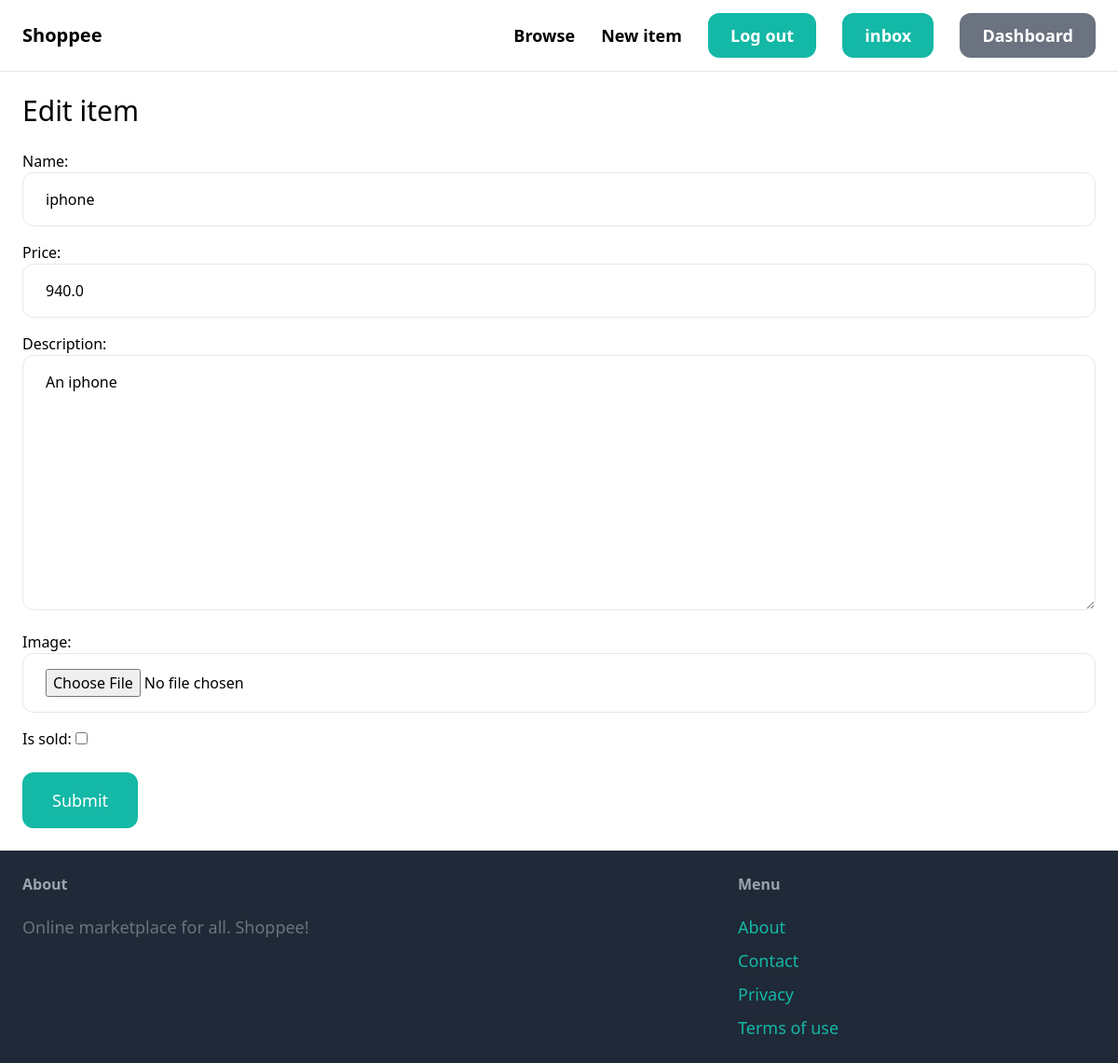
/items2/edit/ (signed in), run on the app's committed database.
### items/models.py (models this page shows, shortened)
class Item(models.Model):
    category = models.ForeignKey(Category, related_name='items', on_delete=models.CASCADE)
    image = models.ImageField(upload_to='item_pics', blank=True, null=True)
    name = models.CharField(max_length=255)
    description = models.TextField(blank=True, null=True)
    price = models.FloatField()
    is_sold = models.BooleanField(default=False)
    created_by = models.ForeignKey(User, related_name='items', on_delete=models.CASCADE)
    created_at = models.DateTimeField(auto_now_add=True)

### items/views.py (the view)
# urls.py: path('<int:pk>/edit/', views.edit, name='edit'),
@login_required
def edit(request, pk):
    item = get_object_or_404(Item, pk=pk, created_by=request.user)
    if request.method == 'POST':
        form = EditItemForm(request.POST, request.FILES, instance=item)
        if form.is_valid():
            form.save()
            return redirect('item:detail', pk=item.id)
    else:
        form = EditItemForm(instance=item)
    context = {
        'form': form,
        'title': 'Edit item'
    }
    return render(request, 'items/form.html', context)

### items/forms.py
class EditItemForm(forms.ModelForm):
    class Meta:
        model = Item
        fields = ['name', 'price', 'description', 'image', 'is_sold']
        widgets = {
            'name': forms.TextInput(attrs={
                'class': INPUT_CLASSES
            }),
            'description': forms.Textarea(attrs={
                'class': INPUT_CLASSES
            }),
            'price': forms.TextInput(attrs={
                'class': INPUT_CLASSES
            }),
            'image': forms.FileInput(attrs={
                'class': INPUT_CLASSES
            })
        }

### items/templates/items/form.html (shortened to what this page needs)
{% extends 'core/base.html' %}
{% block content %}
<h1 class="mb-6 text-3xl">{{ title }}</h1>
<form method="post" action="." enctype="multipart/form-data">
    <div class="space-y-4">
        {{ form.as_p }}
    </div>
    <button class="mt-6 py-4 px-8 text-lg bg-teal-500 hover:bg-teal-700 rounded-xl text-white">Submit</button>
</form>
{% endblock %}

### data on the page
Item: name "iphone", price "940.0", description "An iphone"

### other printed values
{{ title }} "Edit item"
